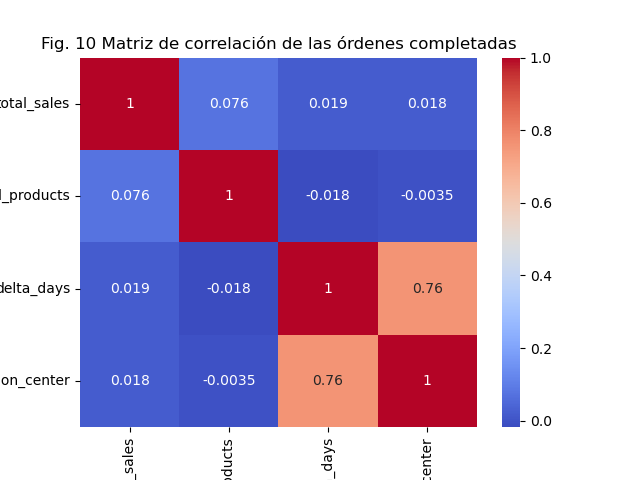

The script that saved this image:
# %% [markdown]
# ![title](./images/logo_nao_digital.png)

# %% [markdown]
# # Tema 3. Conocimientos sobre librerías de visualización estática
# 
# ## 1. Objetivo
# 
# Para enriquecer el análisis de Oilst y hacerlo más accesible al público no especializado, el equipo de `Brasil BI Consulting` decidió crear visualizaciones estáticas, es decir sin animaciones o filtros interactivos, a partir de los datos de las órdenes de los clientes.
# 
# Con ello en mente, el objetivo de la presente sección será trabajar con la librería `Seaborn` de Python (https://seaborn.pydata.org) para abundar en el análisis correspondiente. Seaborn es una librería para implementar gráficos estadísticos en Python, que se basa en `matplotlib` y se integra estrechamente con las estructuras de datos de `pandas`.
# 
# ## 2. Librerias de trabajo

# %%
import os
import numpy as np
import matplotlib.pyplot as plt
import pandas as pd

# Libreria de visualización
import seaborn as sns

import warnings
warnings.filterwarnings('ignore')

# %%
%matplotlib inline

# %% [markdown]
# ## 3. Lectura de datos
# 
# Leeremos primeros los datos del e-commerce que procesamos previamente en Pandas.

# %%
# Primero indicamos la ruta a la carpeta de de tu computadora 
# donde se ubican los datos procesados del E-commerce
# Ejemplo: "C:\Usuarios\[tu nombre]\Descargas"

DATA_PATH="C:\\Users\\Natalia\\Recursos DN_COM_58"

# %%
FILE_CONSOLIDATED_DATA = 'oilst_processed.csv'

# %% [markdown]
# Recordemos que algunas de las columnas que contienen fechas deben ser convertidas al formato correspondiente, lo cual se puede llevar a cabo de forma automática usando el parámetro de `parse_dates`:

# %%
columns_dates=[
    'order_purchase_timestamp',
    'order_approved_at',
    'order_delivered_carrier_date',
    'order_delivered_customer_date',
    'order_estimated_delivery_date'
    ]

oilst = pd.read_csv(
    os.path.join(DATA_PATH, FILE_CONSOLIDATED_DATA),
    parse_dates=columns_dates
    )

# %% [markdown]
# La información general de esta tabla la podemos obtener, como ya sabemos, a través del comando `.info`

# %%
oilst.info()

# %% [markdown]
# También definiremos un dataframe que contiene únicamente a las órdenes que tienen estatus de entrega completada, es decir, que satisfacen con la condición de que la columna `order_status` es igual al valor `delivered`.

# %%
delivered = oilst.query("order_status == 'delivered'")

# %% [markdown]
# ## 4. Análisis univariado
# 
# Seaborn es una librería de visualización de datos de Python basada en matplotlib, contando entre sus ventajas 
# la facilidad de uso y personalización, una cantidad considerable de visualizaciones disponibles y la posibildad de tomar como datos de entradas a dataframes de Pandas.
# 
# 
# ### 4.1 Análisis de diferencia entre tiempo de entrega real y estimado
# 
# Para comenzar, podemos explorar nuevamente la variable **delta_days**, que como sabemos es la diferencia entre el tiempo estimado de la entrega y cuando se llevó a cabo la entrega realmente, reportándose en días. Es importante recalcar que:
# 
# * Si `delta_days <= 0`, significa que el pedido llegó que no hubo atraso en la entrega,
# * Si `0 < delta_days < 3`, ello refiere que el pedido se entregó en un intervalo de tiempo moderado, que es aceptable de acuerdo a las políticas de negocio de `Olist`,
# * Mientras que si  `delta_days > 3`, ello denota que existe un retraso que ya no se considera aceptable.
# 
# #### 4.1.1 Histogramas de frequencias y función de distribución acumulativa empírica

# %% [markdown]
# Como se ha calculo previamente, la diferencia entre tiempo de entrega real y estimado es en promedio de `-11 días`, es decir, en general los envíos suelen llegar antes de lo esperado.

# %%
print("Promedio de la diferencia de tiempo de estimado entrega y real: ", round(delivered["delta_days"].mean(),2), ' días')

# %% [markdown]
# Ello se puede constatar empleando el concepto estadístico de **percentiles**, el cual se refiere es una forma de medir la posición de un valor en un conjunto de datos. Imagina que tienes un conjunto de datos, por ejemplo, las alturas de un grupo de personas. Si ordenas estas alturas de menor a mayor, el percentil te dirá en qué posición se encuentra una altura en particular de una persona con las alturas del resto de las demás.
# 
# Por ejemplo, si la altura de una persona se encuentra en el percentil 75, significa que su altura es mayor que el 75% de las alturas en el conjunto de datos. De manera similar, si la altura de una persona se encuentra en el percentil 25, significa que su altura es mayor que el 25% de las alturas en el conjunto de datos.
# 
# En Pandas, estos se pueden calcular con usando la utilidad `.describe` y una lista que indica las posiciones en su variables `percentiles`.
# 
# Con ello en mente, podemos notar que la mayoría de los datos, hasta el percentil que corresponde al 90%, tiene un valor `delta_days` en un tiempo es un valor negativo (`-1.14 días`). Es decir, se entregan en su mayoría antes del tiempo que se les comunica a los clientes:

# %%
# Lista de percentiles a calculas (desde el 10%, 20%, ..., 90% y 100% )
percentiles = [0.1, 0.2, 0.3, 0.4, 0.5,0.6, 0.7, 0.8, 0.9,1]

# Calculo de percentoles
delivered[["delta_days"]].describe(
    percentiles=percentiles
    ).round(2)

# %% [markdown]
# Para apreciar de mejor forma esta distribución, podemos acudir al concepto de **histograma de frecuencias**, el cual es una herramienta gráfica que muestra cuantas veces ocurren las diferentes valores en un conjunto de datos. En otras palabras, representa cuántas veces aparece cada valor en el conjunto de datos. Éste se puede representar de manera gráfica con barras que muestran la frecuencia con la que aparece cada uno de los valores que típicamente se agrupan en intervalos para facilitar el conteo (`bins`, en inglés).
# 
#  Un histograma puede ayudarnos a identificar patrones en la distribución de los datos, como si las notas están concentradas en un rango estrecho o si están más dispersas.
# 
# En seaborn, se puede obtener usando la función `histplot`, especificando la cantidad de particiones en lo que se agruparán los datos para su contabilización (`bins`).

# %%
# Especifica el tamaño de la figura
plt.figure(figsize = (15,6))

sns.histplot(
    data=delivered["delta_days"],
    bins=100
    ).set(
        title='Fig. 1 Histograma de frecuencias de `delta_days`'
        )

# %% [markdown]
# **Nota:** En este caso, la función `histplot` se ha alimentado directamente de la columna `delivered["delta_days"]` del dataframe de Pandas en donde leímos los datos.

# %% [markdown]
# Como se aprecia, la diferencia de tiempo de estimado entrega y real tienen un distribución sesgada a la izquierda, hacia valores negativos, lo que concuerda con la idea de que casi todos los pedidos llegan antes de lo previsto.
# 
# Para ilustrarlo mejor, en la figura de abajo, se añade el valor promedio de la diferencia de tiempo de estimado entrega y real:

# %%
# Especifica el tamaño de la figura
plt.figure(figsize = (15,6))

# Crea al histograma
sns.histplot(
    data=delivered["delta_days"],
    bins=100
    ).set(title='Fig 2. Histograma de frecuencias de la diferencia entre el tiempo de estimado entrega y real de los pedidos')

# Agrega el promedio de la variable en estudio
plt.axvline(
    x=delivered["delta_days"].mean(), # p
    color='red',
    ls='--', 
    lw=1.5
    )

# %% [markdown]
# **Notas:** 1) En la figura se ha añadido el título usando la función `.set(title= '... texto ...')`, 2) además el promedio se ha dibujando echando mano de la función `axvline` de matplotlib, que como sabemos es la librería base con la que está construida Seaborn.

# %% [markdown]
# Como sabemos, existe forma alternativa de visualizar lo anterior denominada la **función de distribución acumulativa empírica**. 
# 
# Dicha herramienta es una manera de resumir datos y entender cómo se distribuyen los valores en un conjunto de datos, pues esencialmente, para una lista ordenada de números, nos permite entender cuántos de los valores son menores o iguales a un número específico y con ello entender de manera aproximada cuantos de los casos ocurren en la realidad y en que proporción, aproximando la probabilidad de un fenómeno.
# 
# En el caso de la variable `delta_days`, la **función de distribución acumulativa empírica** se puede visualizar mediante la función `ecdfplot`. En el **eje X** se tiene el valor de la variable en estudio y en el **eje Y** se encuentra la proporción de casos que corresponden a valores menores o iguales a los del **eje X** .

# %%
sns.ecdfplot(
    data=delivered,
    x="delta_days"
    ).set(
        title='Fig. 3 Función cumulativa de probabilidad de la diferencia \n entre el tiempo de estimado entrega y real de los pedidos'
        )


# %% [markdown]
# **Nota:** En este caso, le hemos especificado a Seaborn que el nombre del dataframe a emplear (`data=delivered`) y el valor que debe de emplear en el **eje X** mediante el nombre de la columna correspondiente (x="delta_days").

# %% [markdown]
# Como se aprecia, la proporción de casos en los que los pedidos llegan a tiempo `delta_days=0` correspode a un poco más del 90% de propoción de los mismos, es decir, hay una probabilidad muy alta de que los pedidos lleguen en tiempo.

# %% [markdown]
# #### 4.1.2 Diagramas de caja (Boxplots)
# 
# Una forma alternativa para estudiar la distribución de un conjunto numéricos de datos son los **diagramas de caja** o boxplots, estos representar a un conjunto de datos gráficamente valores estadísticos que los describen.
# 
# En términos simples, para un conjunto de datos numéricos, se realiza diagrama que se compone de un rectángulo
# donde se indican el 1) rango intercuartil, es decir, el rango de valores que se encuentra entre el 25% de los datos (primer cuartil, Q1) y 75% de los datos (tercer cuartil, Q3), 2) la mediana de los datos (es decir, Q2) y 3) dos líneas, llamadas bigotes, que se extienden desde el rectángulo hasta los valores mínimo y máximo de los datos. Típicamente los valores que sobrepasan los bigotes se interpretan como valores atípicos de los datos.
# 
# Tales diagramas son útiles ayudan a entender cómo se distribuyen los datos en un conjunto y si hay valores extremos o fuera de lo común que pueden afectar el análisis de los datos.
# 
# En Seaborn, se pueden construir usando las funciones `boxplot` o `.catplot`, como en el ejemplo siguiente:
# 

# %%
sns.catplot(
    data=delivered,
    x="delta_days",
    kind="box",
    height=5,
    aspect=3
    ).set(
        title='Fig 4. Diagrama de caja de la diferencia entre el tiempo de estimado entrega y real de los pedidos'
        )

# %% [markdown]
# Cabe destacar que el primer, segundo y tercer rango intercuartil se puede calcular mediante  la función `.describe` de Pandas:

# %%
delivered['delta_days'].describe()

# %% [markdown]
# Como se aprecia, los datos de `delta_days` tienen los siguentes valores intercuartiles a) Q1: -16.23, b)Q2: -11.94, y c) Q3: -6.38, los cuales coindiden con las lineas inferior, mediay superior del rectángulo en la figura superior.
# 
# El rango intercuartil corresponde a la diferencia entre Q3 y Q1 (Q1-Q3), que en este caso es aproximadamente `9.85`.
# 
# Además, los límites de los bigotes típicamente se calculan a partir del rango intercuartil como sigue:
#     * Limite bigote inferior: `Q1 - 1.75*(Q1-Q3)`
#     * Limite bigote superior: `Q3 + 1.75*(Q1-Q3)`
# 
# En este caso, el bigote inferior se ubica en `-33.48` y el superior en `10.85`. Es decir, los valores extremos de la variable `delta_days` se ubican en entregas que se reciben hasta casi un mes antes de lo estimado y hasta casi después de 11 días de lo comunicado a los clientes de Oilst.

# %%
Q1 = -16.244065
Q3 = -6.389815
rango_inter = Q3 - Q1
bigote_inferior = Q1 - 1.75*rango_inter
bigote_superior = Q3 + 1.75*rango_inter

print("Rango intercuartil: ", rango_inter)
print("Bigote inferior: ", bigote_inferior)
print("Bigote superior: ", bigote_superior)

# %% [markdown]
# #### 4.1.3 Series de tiempo
# 
# Dado que los fenómenos cambian a lo largo de la historia, también se pueden estudiar en su variación temporal. Para ello, se hechan mano de las series de tiempo, las cuales son herramienta que muestran como los datos evolucionan de un periodo determinado. Al hacerlo, se pueden identificar patrones y tendencias que no serían evidentes si sólo se mirara un conjunto de datos aislado.
# 
# En Seaborn, estas se pueden construir empleando la función `.lineplot`. En el siguiente ejemplo se construir la serie de tiempo de la cantidad de retrasos en los envíos por cada trimestre.
# 
# 
# 

# %%
# Contamos la cantidad de envios con retrasos prolongados
orders_by_year = delivered.groupby(
    ['delay_status','year_month'])['order_id'].agg('count').reset_index().rename(
        columns={'year_month': 'period', 'order_id':'long_delays'}
        )

# Convertimos la fecha a texto
orders_by_year['period'] = orders_by_year['period'].astype(str)

# %%
# Especifica el tamaño de la figura
plt.figure(figsize = (12,6))

sns.lineplot(
    data =orders_by_year.query("delay_status == 'long_delay'"),
    x='period',
    y='long_delays',
    ).tick_params(axis='x', labelrotation=30)

# %% [markdown]
# ¿Existe alguna tendecia desde el Octubre de 2017 hasta marzo de 2018?
# 
# En estos 2 periodos específicos se presentaron los picos más altos y las variaciones con tendencia a la alza en el tiempo de retraso de las entregas.

# %% [markdown]
# #### 4.1.4 Gráficas de barras
# 
# Es común que en los análisis se deban comparar diferentes categorías de un conjuntos de datos, para ello se suelen usar barrar que representan conteos o valores asociados a una categoría.
# 
# Típicamente el eje horizontal representa las diferentes categórías de una variable
# y en el eje vertical se indica la altura correspondiente que debe tener una base y que indica la cantidad de datos relacionados con cada categoría.
# 
# Por ejemplo, si estás mostrando un gráfico de barras que representa la cantidad de ventas de diferentes productos en una tienda durante un mes, cada barra representaría un producto diferente y su altura representaría la cantidad de ventas de ese producto.
# 
# La librería Seaborn permite representar estos gráficos con las funciones `.catplot` (usando la indicación `kind="count"`) y `.barplot` (https://seaborn.pydata.org/tutorial/categorical.html y https://seaborn.pydata.org/generated/seaborn.barplot.html)

# %% [markdown]
# En la parte inferior se muestra el conteo de la cantidad de órdenes que existe de acuerdo a si llegaron a tiempo o bien su fueron entregadas con un retraso moderado o prologado.

# %%
sns.catplot(
    data=delivered,
    x="delay_status",
    kind="count"
    ).set(
        title='Fig 6. Conteo del tipo de órdenes de \n acuerdo a si llegaron en tiempo o con retraso'
        )

# %% [markdown]
# Dicha gráfica es la representación de la cantidad de elementos en cada categoría como se aprecia abajo:

# %%
delivered.groupby(['delay_status'])['order_id'].agg('count')

# %% [markdown]
# ## 5. Análisis Bivariado
# 
# Dado que en la realidad los fenómenos suelen involucrar más de un factor, es importante estudiar la relación entre varias variables.
# 
# ### 5.1 Gráficos de dispersión
# 
# Un gráfico de dispersión es una herramienta visual que se utiliza para mostrar la relación entre dos variables. En general, se representa una variable en el eje horizontal (el eje X) y otra en el eje vertical (el eje Y). Cada punto en el gráfico representa un par de valores de ambas variables.
# 
# Al trazar los puntos en el gráfico de dispersión, podemos observar si hay una relación entre las dos variables. Si los puntos tienden a agruparse en una línea recta diagonal, esto indica una correlación positiva, lo que significa que a medida que una variable aumenta, la otra también lo hace. Por otro lado, si los puntos se distribuyen de manera aleatoria, esto indica una falta de correlación o una correlación débil.
# 
# Seaborn nos permite construir diagramas de dispersión con la función `.relplot`. En la parte inferior, se muestra el diagrama de dispersión entre las ventas de las órdenes y sus tiempos de entrego con respecto a lo estimado.
# 

# %%
# Create a visualization
sns.relplot(
    data=delivered,
    x="delta_days",
    y="total_sales",
).set(
    title='Fig. 7 Diagrama de dispersión entre el \n precio de las órdenes y delta_days'
        )

# %% [markdown]
# No se aprecia claramente algún efecto de correlación lineal positiva o negativa entre ambas. Es decir, no se puede concluir que el tiempo de entrega se afecte por el precio total de las órdenes.

# %% [markdown]
# **Pregunta:**
# 
#     * ¿Qué sucede si observamos el diagrama de dispersión para `delta_days` y la distancia al centro de distribución más cercano?
# 
#     Podemos observar una correlación exponencial, es decir, mientras una variabla aumenta, la otra también lo hace pero no en la misma magnitud.

# %%
# Create a visualization
sns.relplot(
    data=delivered.query("delay_status == 'long_delay'"),
    x="delta_days",
    y="distance_distribution_center",
).set(
    title='Fig. 7 Diagrama de dispersión entre delta_days y \n la distancia al centro de distribucion'
        )

# %% [markdown]
# **Preguntas:**
# 
# Para las órdenes donde existieron retrazos prolongados:
# 
# * ¿Existe alguna relación entre la distancia al centro de distribución más cercano y la cantidad de días en que se tardó en llegar la entrega después de la fecha estimada?
# 
# Sí, existe una relación.
# 
# * Si es así, ¿que típo de relación existe y que implicación tiene sobre el e-commerce?
# 
# No se trata de una relación es lineal, es exponencial.Al principio avanza lentamente hasta que luego se dispara. A más distancia del centro de distribución más cercano, mayor el será el retraso.

# %% [markdown]
# ### 5.2 Gráficos de caja para varias variables

# %% [markdown]
# Del mismo modo que en el caso de una variable, también se pueden hacer gráficos de caja para entender la distribución de una variable numérica a lo largo de las diferentes categorías de otra variable.
# 
# Para ello, se pueden aprovechar las funciones `boxplot` o `.catplot` como en el ejemplo siguiente:

# %%
# Usamos la variable showfliers = False para omitir
# los valores atipicos del grafico

sns.boxplot(
    data=delivered,
    x="delay_status",
    y="total_sales",
    showfliers = False
    ).set(
        title='Fig. 8 Diagramas de caja de la variable delay_status \n vs el valor monetario de las órdenes'
        )

# %%
# Usamos la variable showfliers = False para omitir
# los valores atipicos del grafico

sns.boxplot(
    data=delivered,
    x="delay_status",
    y="distance_distribution_center",
    showfliers = False
    ).set(
        title='Fig. 10 Diagramas de caja de la variable delay_status \n vs la distacia al dentro de distribución más cercano'
        )

# %% [markdown]
# **Pregunta:**
# 
#     * ¿Existen diferencias significativas entre el tipo de retrasos en la órdenes y el precio total que pagaron los clientes por ellas?
#     
#     No existen.
# 
#     * ¿Qué es lo que se observa si se construye el mismo gráfico pero comparando las variables `delay_status` vs `distance_distribution_center`?
# 
#     Ahora notamos un agarn diferencia en la Fig 10, a mayor distancia del centro de distribución más cercano, mayor es el tiempo de retraso.

# %% [markdown]
# ### 5.3 Matriz de correlación lineal

# %% [markdown]
# Una matriz de correlación es una herramienta que se utiliza para analizar la relación lineal entre varias variables. En esencia, lo que hace es medir cuánto se parecen dos variables y cuánto se influyen mutuamente.
# 
# En una matriz de correlación, cada variable se representa en una columna y una fila. La diagonal principal de la matriz muestra la correlación de cada variable consigo misma (es decir, su "correlación" perfecta, que es 1). Las celdas fuera de la diagonal muestran la correlación entre dos variables diferentes. La correlación se expresa en un número entre -1 y 1, donde -1 significa que las dos variables están completamente inversamente relacionadas (si una aumenta, la otra disminuye) y 1 significa que las dos variables están completamente relacionadas (si una aumenta, la otra también lo hace).
# 
# Seaborn permite graficar la matriz de correlación con la función `.heatmap`
# 
# 

# %%
cols_corr = [
    'total_sales',
    'total_products',
    'delta_days',
    'distance_distribution_center'
    ]

matrix_corr = delivered.filter(cols_corr).corr()   

# %%
matrix_corr

# %%
sns.heatmap(
    matrix_corr,
    cmap="coolwarm",
    annot=True).set(
        title='Fig. 9 Matriz de correlación de las órdenes'
        )

# %% [markdown]
# 
# **Pregunta:**
# 
# * ¿De la matriz de correlación anterior, se identifica relación directa entre alguna de las variables?
# 
# En ningún caso vemos una relación directa muy fuerte.
# 
# * ¿Qué sucede que si graficamos la misma matriz matriz de correlación pero restringiendo los datos a órdenes que tuvieron únicamente retrazos prologados?,
# 
# Podemos observar como los correlacionamientos se presentan más fuertes, pero siguen sin ser lo suficientemente fuerte, aunque ya las variables `delay_days` y `distance_distribution_center` entras en zona de relacionamiento.
# 
# * ¿De lo anterior, existe alguna relación entre `delay_days` y otra de las variables?,
# 
# Solamante hay relación entre `delay_days` y `distance_distribution_center`
# 
# * ¿Qué implica esto para el negocio de Oilst con respecto a los retrazos en las órdenes?
# 
# Implica una resstructuración de los centros de distribución o la inversión en algunos centros intermedios, para mejorar los números en los retrasos de las entregas.

# %%
sns.heatmap(
    delivered.query("delay_status == 'long_delay'").filter(cols_corr).corr()   ,
    cmap="coolwarm",
    annot=True).set(
        title='Fig. 10 Matriz de correlación de las órdenes completadas'
        )

# %% [markdown]
# ## 7. Entregables
# 
# B. Programa que cree una visualización de la matriz de correlación de `delta_days` junto con el resto de variables numéricas, para las órdenes en las que se concretó su entrega. Este script se denominará `3_b_correlation_matrix_complete_orders.py` y su resultado será una figura llamada `3_b_correlation_matrix_complete_orders.png`.

# %%
sns.heatmap(
    delivered.query("delay_status == 'long_delay'").filter(cols_corr).corr()   ,
    cmap="coolwarm",
    annot=True).set(
        title='Fig. 10 Matriz de correlación de las órdenes completadas'
        )

plt.savefig('3_b_correlation_matrix_complete_orders.png')


